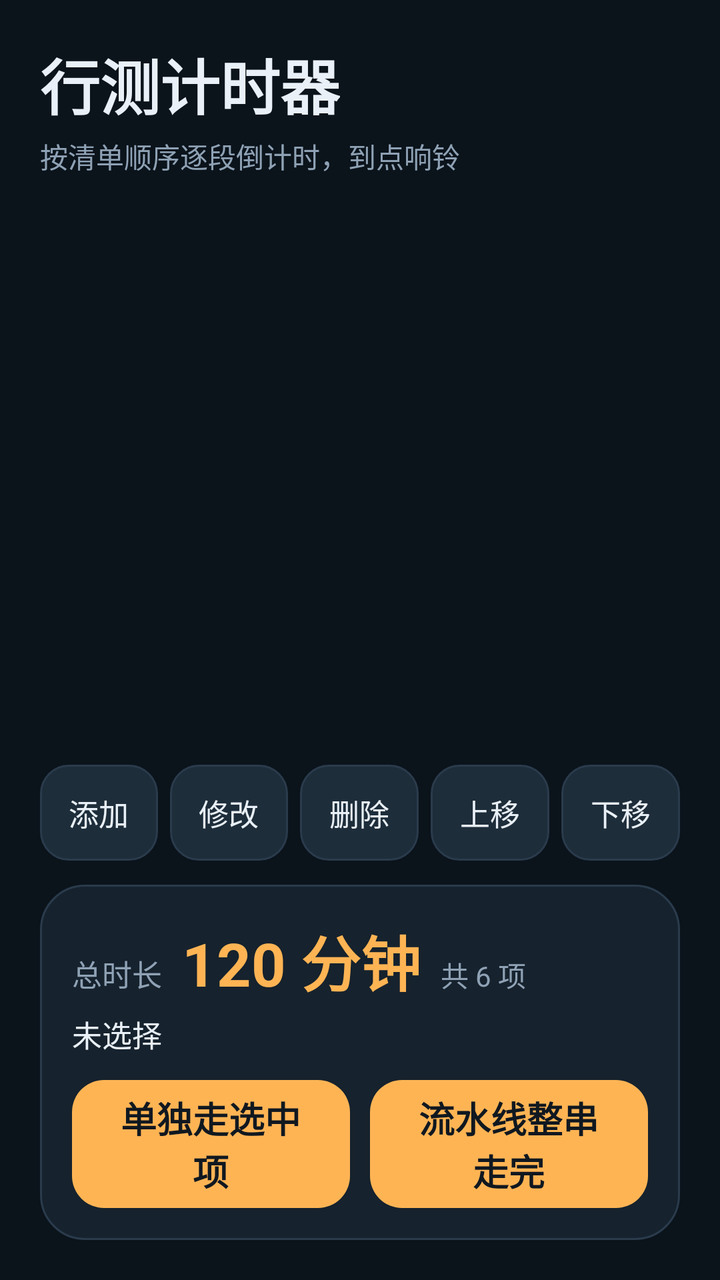
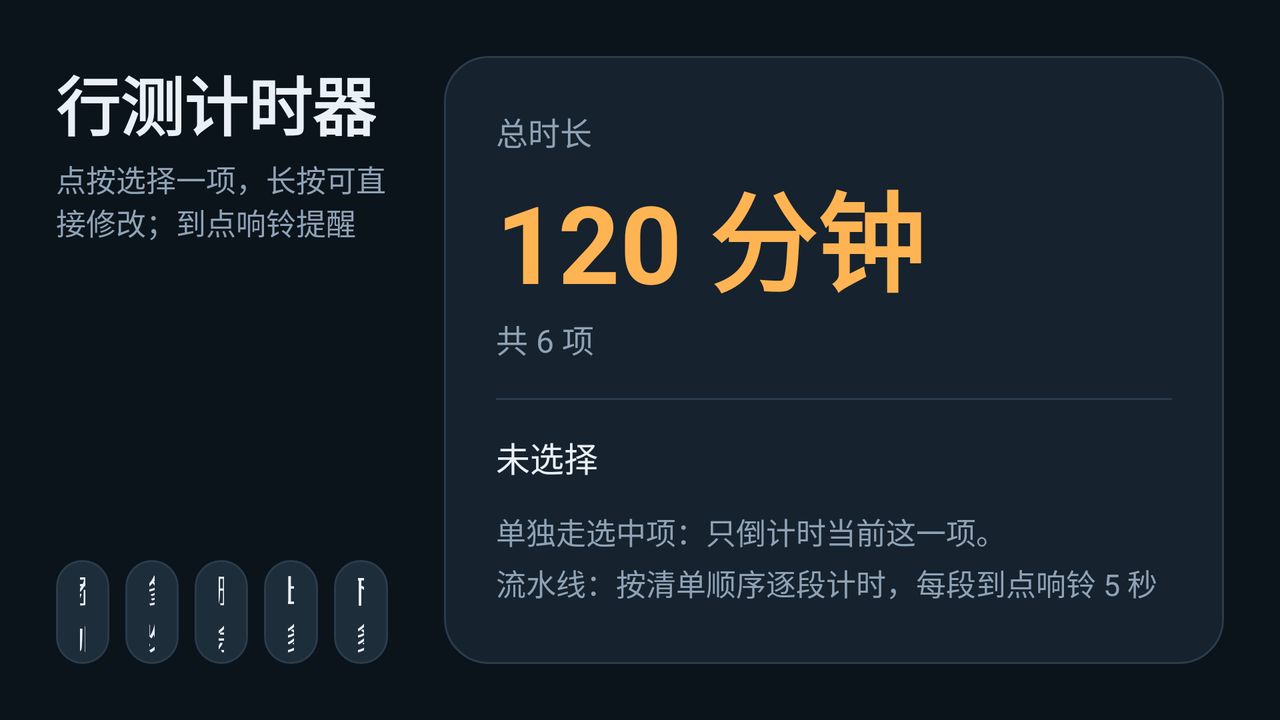

An Android layout and its configuration variant, each rendered on a device that would load it. The default file and the variant file are quoted in full after the pictures.
<!-- AndroidManifest.xml: application theme AppTheme -->
<!-- res/layout/activity_main.xml -->
<?xml version="1.0" encoding="utf-8"?>
<LinearLayout xmlns:android="http://schemas.android.com/apk/res/android"
    android:layout_width="match_parent"
    android:layout_height="match_parent"
    android:background="@color/bg"
    android:orientation="vertical"
    android:padding="20dp">

    <TextView
        android:layout_width="wrap_content"
        android:layout_height="wrap_content"
        android:text="行测计时器"
        android:textColor="@color/text"
        android:textSize="30sp"
        android:textStyle="bold" />

    <TextView
        android:id="@+id/subtitle"
        android:layout_width="wrap_content"
        android:layout_height="wrap_content"
        android:layout_marginTop="4dp"
        android:text="按清单顺序逐段倒计时，到点响铃"
        android:textColor="@color/muted"
        android:textSize="14sp" />

    <FrameLayout
        android:layout_width="match_parent"
        android:layout_height="0dp"
        android:layout_marginTop="14dp"
        android:layout_weight="1">

        <ListView
            android:id="@+id/stageList"
            android:layout_width="match_parent"
            android:layout_height="match_parent"
            android:choiceMode="singleChoice"
            android:divider="@null"
            android:dividerHeight="6dp"
            android:listSelector="@android:color/transparent"
            android:scrollbars="vertical" />

        <TextView
            android:id="@+id/emptyHint"
            android:layout_width="wrap_content"
            android:layout_height="wrap_content"
            android:layout_gravity="center"
            android:text="清单是空的，点“添加”建一项"
            android:textColor="@color/muted"
            android:textSize="16sp"
            android:visibility="gone" />
    </FrameLayout>

    <LinearLayout
        android:layout_width="match_parent"
        android:layout_height="48dp"
        android:layout_marginTop="8dp"
        android:baselineAligned="false"
        android:orientation="horizontal">

        <Button
            android:id="@+id/btnAdd"
            style="@style/SecondaryButton"
            android:layout_width="0dp"
            android:layout_height="match_parent"
            android:layout_marginEnd="6dp"
            android:layout_weight="1"
            android:text="添加"
            android:textSize="15sp" />

        <Button
            android:id="@+id/btnEdit"
            style="@style/SecondaryButton"
            android:layout_width="0dp"
            android:layout_height="match_parent"
            android:layout_marginEnd="6dp"
            android:layout_weight="1"
            android:text="修改"
            android:textSize="15sp" />

        <Button
            android:id="@+id/btnDel"
            style="@style/SecondaryButton"
            android:layout_width="0dp"
            android:layout_height="match_parent"
            android:layout_marginEnd="6dp"
            android:layout_weight="1"
            android:text="删除"
            android:textSize="15sp" />

        <Button
            android:id="@+id/btnUp"
            style="@style/SecondaryButton"
            android:layout_width="0dp"
            android:layout_height="match_parent"
            android:layout_marginEnd="6dp"
            android:layout_weight="1"
            android:text="上移"
            android:textSize="15sp" />

        <Button
            android:id="@+id/btnDown"
            style="@style/SecondaryButton"
            android:layout_width="0dp"
            android:layout_height="match_parent"
            android:layout_weight="1"
            android:text="下移"
            android:textSize="15sp" />
    </LinearLayout>

    <LinearLayout
        android:layout_width="match_parent"
        android:layout_height="wrap_content"
        android:layout_marginTop="12dp"
        android:background="@drawable/bg_panel"
        android:orientation="vertical"
        android:padding="16dp">

        <LinearLayout
            android:layout_width="match_parent"
            android:layout_height="wrap_content"
            android:baselineAligned="true"
            android:orientation="horizontal">

            <TextView
                android:layout_width="wrap_content"
                android:layout_height="wrap_content"
                android:text="总时长"
                android:textColor="@color/muted"
                android:textSize="15sp" />

            <TextView
                android:id="@+id/totalValue"
                android:layout_width="wrap_content"
                android:layout_height="wrap_content"
                android:layout_marginStart="10dp"
                android:text="120 分钟"
                android:textColor="@color/accent"
                android:textSize="30sp"
                android:textStyle="bold" />

            <TextView
                android:id="@+id/totalCaption"
                android:layout_width="wrap_content"
                android:layout_height="wrap_content"
                android:layout_marginStart="10dp"
                android:text="共 6 项"
                android:textColor="@color/muted"
                android:textSize="14sp" />
        </LinearLayout>

        <TextView
            android:id="@+id/selectedInfo"
            android:layout_width="match_parent"
            android:layout_height="wrap_content"
            android:layout_marginTop="4dp"
            android:ellipsize="end"
            android:maxLines="1"
            android:text="未选择"
            android:textColor="@color/text"
            android:textSize="15sp" />

        <LinearLayout
            android:layout_width="match_parent"
            android:layout_height="wrap_content"
            android:layout_marginTop="12dp"
            android:baselineAligned="false"
            android:orientation="horizontal">

            <Button
                android:id="@+id/btnSingle"
                style="@style/PrimaryButton"
                android:layout_width="0dp"
                android:layout_height="64dp"
                android:layout_marginEnd="10dp"
                android:layout_weight="1"
                android:text="单独走选中项"
                android:textSize="18sp" />

            <Button
                android:id="@+id/btnPipe"
                style="@style/PrimaryButton"
                android:layout_width="0dp"
                android:layout_height="64dp"
                android:layout_weight="1"
                android:text="流水线整串走完"
                android:textSize="18sp" />
        </LinearLayout>
    </LinearLayout>

</LinearLayout>
<!-- resources referenced by this layout -->
<resources>
  <color name="accent">#FFB454</color>
  <color name="bg">#0B131B</color>
  <color name="muted">#8FA2B5</color>
  <color name="text">#E9F0F7</color>
  <!-- drawable bg_panel (drawable) -->
  <?xml version="1.0" encoding="utf-8"?>
  <shape xmlns:android="http://schemas.android.com/apk/res/android"
      android:shape="rectangle">
      <solid android:color="@color/surface" />
      <stroke android:width="1dp" android:color="@color/border" />
      <corners android:radius="22dp" />
  </shape>
  <style name="PrimaryButton">
          <item name="android:background">@drawable/btn_primary</item>
          <item name="android:textColor">#101820</item>
          <item name="android:textSize">20sp</item>
          <item name="android:textStyle">bold</item>
          <item name="android:textAllCaps">false</item>
          <item name="android:gravity">center</item>
          <item name="android:minHeight">0dp</item>
          <item name="android:minWidth">0dp</item>
          <item name="android:paddingLeft">16dp</item>
          <item name="android:paddingRight">16dp</item>
          <item name="android:stateListAnimator">@null</item>
      </style>
  <style name="SecondaryButton">
          <item name="android:background">@drawable/btn_secondary</item>
          <item name="android:textColor">@color/text</item>
          <item name="android:textSize">16sp</item>
          <item name="android:textAllCaps">false</item>
          <item name="android:gravity">center</item>
          <item name="android:minHeight">0dp</item>
          <item name="android:minWidth">0dp</item>
          <item name="android:paddingLeft">12dp</item>
          <item name="android:paddingRight">12dp</item>
          <item name="android:stateListAnimator">@null</item>
      </style>
  <style name="AppTheme" parent="@android:style/Theme.Material.NoActionBar">
          <item name="android:windowBackground">@color/bg</item>
          <item name="android:colorAccent">@color/accent</item>
          <item name="android:colorPrimary">@color/surface</item>
          <item name="android:colorPrimaryDark">@color/bg</item>
          <item name="android:statusBarColor">@color/bg</item>
          <item name="android:navigationBarColor">@color/bg</item>
          <item name="android:windowLightStatusBar">false</item>
          <item name="android:windowLightNavigationBar">false</item>
          <item name="android:fontFamily">sans-serif</item>
          <item name="android:windowLayoutInDisplayCutoutMode">shortEdges</item>
      </style>
  <color name="surface">#16222D</color>
  <color name="border">#2A3B4C</color>
  <!-- drawable btn_primary (drawable) -->
  <?xml version="1.0" encoding="utf-8"?>
  <ripple xmlns:android="http://schemas.android.com/apk/res/android"
      android:color="#55FFFFFF">
      <item>
          <selector>
              <item android:state_enabled="false">
                  <shape android:shape="rectangle">
                      <solid android:color="#3A4652" />
                      <corners android:radius="16dp" />
                  </shape>
              </item>
              <item android:state_pressed="true">
                  <shape android:shape="rectangle">
                      <solid android:color="@color/accent_dark" />
                      <corners android:radius="16dp" />
                  </shape>
              </item>
              <item>
                  <shape android:shape="rectangle">
                      <solid android:color="@color/accent" />
                      <corners android:radius="16dp" />
                  </shape>
              </item>
          </selector>
      </item>
  </ripple>
  <color name="accent_dark">#E09A38</color>
  <color name="surface2">#1E2D3A</color>
  <!-- some entries are left out for length -->
</resources>
<!-- res/layout-land/activity_main.xml (the repository's variant of the layout above) -->
<!-- drawn on the phone turned sideways -->
<?xml version="1.0" encoding="utf-8"?>
<LinearLayout xmlns:android="http://schemas.android.com/apk/res/android"
    android:layout_width="match_parent"
    android:layout_height="match_parent"
    android:background="@color/bg"
    android:orientation="horizontal"
    android:padding="28dp">

    <LinearLayout
        android:layout_width="0dp"
        android:layout_height="match_parent"
        android:layout_weight="1"
        android:orientation="vertical">

        <TextView
            android:layout_width="wrap_content"
            android:layout_height="wrap_content"
            android:text="行测计时器"
            android:textColor="@color/text"
            android:textSize="32sp"
            android:textStyle="bold" />

        <TextView
            android:id="@+id/subtitle"
            android:layout_width="wrap_content"
            android:layout_height="wrap_content"
            android:layout_marginTop="4dp"
            android:text="点按选择一项，长按可直接修改；到点响铃提醒"
            android:textColor="@color/muted"
            android:textSize="15sp" />

        <FrameLayout
            android:layout_width="match_parent"
            android:layout_height="0dp"
            android:layout_marginTop="18dp"
            android:layout_weight="1">

            <ListView
                android:id="@+id/stageList"
                android:layout_width="match_parent"
                android:layout_height="match_parent"
                android:choiceMode="singleChoice"
                android:divider="@null"
                android:dividerHeight="8dp"
                android:listSelector="@android:color/transparent"
                android:scrollbars="vertical" />

            <TextView
                android:id="@+id/emptyHint"
                android:layout_width="wrap_content"
                android:layout_height="wrap_content"
                android:layout_gravity="center"
                android:text="清单是空的，点“添加”建一项"
                android:textColor="@color/muted"
                android:textSize="17sp"
                android:visibility="gone" />
        </FrameLayout>

        <LinearLayout
            android:layout_width="match_parent"
            android:layout_height="52dp"
            android:layout_marginTop="12dp"
            android:baselineAligned="false"
            android:orientation="horizontal">

            <Button
                android:id="@+id/btnAdd"
                style="@style/SecondaryButton"
                android:layout_width="0dp"
                android:layout_height="match_parent"
                android:layout_marginEnd="8dp"
                android:layout_weight="1"
                android:text="添加" />

            <Button
                android:id="@+id/btnEdit"
                style="@style/SecondaryButton"
                android:layout_width="0dp"
                android:layout_height="match_parent"
                android:layout_marginEnd="8dp"
                android:layout_weight="1"
                android:text="修改" />

            <Button
                android:id="@+id/btnDel"
                style="@style/SecondaryButton"
                android:layout_width="0dp"
                android:layout_height="match_parent"
                android:layout_marginEnd="8dp"
                android:layout_weight="1"
                android:text="删除" />

            <Button
                android:id="@+id/btnUp"
                style="@style/SecondaryButton"
                android:layout_width="0dp"
                android:layout_height="match_parent"
                android:layout_marginEnd="8dp"
                android:layout_weight="1"
                android:text="上移" />

            <Button
                android:id="@+id/btnDown"
                style="@style/SecondaryButton"
                android:layout_width="0dp"
                android:layout_height="match_parent"
                android:layout_weight="1"
                android:text="下移" />
        </LinearLayout>
    </LinearLayout>

    <LinearLayout
        android:layout_width="390dp"
        android:layout_height="match_parent"
        android:layout_marginStart="28dp"
        android:background="@drawable/bg_panel"
        android:orientation="vertical"
        android:padding="26dp">

        <TextView
            android:layout_width="wrap_content"
            android:layout_height="wrap_content"
            android:text="总时长"
            android:textColor="@color/muted"
            android:textSize="16sp" />

        <TextView
            android:id="@+id/totalValue"
            android:layout_width="wrap_content"
            android:layout_height="wrap_content"
            android:layout_marginTop="2dp"
            android:text="120 分钟"
            android:textColor="@color/accent"
            android:textSize="54sp"
            android:textStyle="bold" />

        <TextView
            android:id="@+id/totalCaption"
            android:layout_width="wrap_content"
            android:layout_height="wrap_content"
            android:text="共 6 项"
            android:textColor="@color/muted"
            android:textSize="16sp" />

        <View
            android:layout_width="match_parent"
            android:layout_height="1dp"
            android:layout_marginTop="18dp"
            android:layout_marginBottom="16dp"
            android:background="@color/border" />

        <TextView
            android:id="@+id/selectedInfo"
            android:layout_width="match_parent"
            android:layout_height="wrap_content"
            android:ellipsize="end"
            android:maxLines="2"
            android:text="未选择"
            android:textColor="@color/text"
            android:textSize="17sp" />

        <TextView
            android:layout_width="match_parent"
            android:layout_height="wrap_content"
            android:layout_marginTop="14dp"
            android:lineSpacingExtra="4dp"
            android:text="单独走选中项：只倒计时当前这一项。\n流水线：按清单顺序逐段计时，每段到点响铃 5 秒后自动进入下一项。"
            android:textColor="@color/muted"
            android:textSize="15sp" />

        <Space
            android:layout_width="match_parent"
            android:layout_height="0dp"
            android:layout_weight="1" />

        <Button
            android:id="@+id/btnSingle"
            style="@style/PrimaryButton"
            android:layout_width="match_parent"
            android:layout_height="88dp"
            android:text="单独走选中项"
            android:textSize="21sp" />

        <Button
            android:id="@+id/btnPipe"
            style="@style/PrimaryButton"
            android:layout_width="match_parent"
            android:layout_height="88dp"
            android:layout_marginTop="14dp"
            android:text="流水线整串走完"
            android:textSize="21sp" />
    </LinearLayout>

</LinearLayout>
<!-- resources referenced by the variant -->
<!-- as the phone turned sideways resolves them -->
<resources>
  <color name="accent">#FFB454</color>
  <color name="bg">#0B131B</color>
  <color name="border">#2A3B4C</color>
  <color name="muted">#8FA2B5</color>
  <color name="text">#E9F0F7</color>
  <!-- drawable bg_panel (drawable) -->
  <?xml version="1.0" encoding="utf-8"?>
  <shape xmlns:android="http://schemas.android.com/apk/res/android"
      android:shape="rectangle">
      <solid android:color="@color/surface" />
      <stroke android:width="1dp" android:color="@color/border" />
      <corners android:radius="22dp" />
  </shape>
  <style name="PrimaryButton">
          <item name="android:background">@drawable/btn_primary</item>
          <item name="android:textColor">#101820</item>
          <item name="android:textSize">20sp</item>
          <item name="android:textStyle">bold</item>
          <item name="android:textAllCaps">false</item>
          <item name="android:gravity">center</item>
          <item name="android:minHeight">0dp</item>
          <item name="android:minWidth">0dp</item>
          <item name="android:paddingLeft">16dp</item>
          <item name="android:paddingRight">16dp</item>
          <item name="android:stateListAnimator">@null</item>
      </style>
  <style name="SecondaryButton">
          <item name="android:background">@drawable/btn_secondary</item>
          <item name="android:textColor">@color/text</item>
          <item name="android:textSize">16sp</item>
          <item name="android:textAllCaps">false</item>
          <item name="android:gravity">center</item>
          <item name="android:minHeight">0dp</item>
          <item name="android:minWidth">0dp</item>
          <item name="android:paddingLeft">12dp</item>
          <item name="android:paddingRight">12dp</item>
          <item name="android:stateListAnimator">@null</item>
      </style>
  <style name="AppTheme" parent="@android:style/Theme.Material.NoActionBar">
          <item name="android:windowBackground">@color/bg</item>
          <item name="android:colorAccent">@color/accent</item>
          <item name="android:colorPrimary">@color/surface</item>
          <item name="android:colorPrimaryDark">@color/bg</item>
          <item name="android:statusBarColor">@color/bg</item>
          <item name="android:navigationBarColor">@color/bg</item>
          <item name="android:windowLightStatusBar">false</item>
          <item name="android:windowLightNavigationBar">false</item>
          <item name="android:fontFamily">sans-serif</item>
          <item name="android:windowLayoutInDisplayCutoutMode">shortEdges</item>
      </style>
  <color name="surface">#16222D</color>
  <!-- drawable btn_primary (drawable) -->
  <?xml version="1.0" encoding="utf-8"?>
  <ripple xmlns:android="http://schemas.android.com/apk/res/android"
      android:color="#55FFFFFF">
      <item>
          <selector>
              <item android:state_enabled="false">
                  <shape android:shape="rectangle">
                      <solid android:color="#3A4652" />
                      <corners android:radius="16dp" />
                  </shape>
              </item>
              <item android:state_pressed="true">
                  <shape android:shape="rectangle">
                      <solid android:color="@color/accent_dark" />
                      <corners android:radius="16dp" />
                  </shape>
              </item>
              <item>
                  <shape android:shape="rectangle">
                      <solid android:color="@color/accent" />
                      <corners android:radius="16dp" />
                  </shape>
              </item>
          </selector>
      </item>
  </ripple>
  <color name="accent_dark">#E09A38</color>
  <color name="surface2">#1E2D3A</color>
  <!-- some entries are left out for length -->
</resources>
